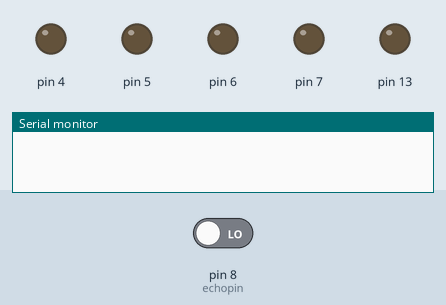
A sketch run on a simulated Arduino Uno, built with avr-gcc and run on an emulated ATmega328P. On the bench: output pins drawn as LEDs (lit = HIGH), the last lines printed to the serial monitor. Inputs (shaded band) come from the test bench; at power-on: pin 8 (echopin) LOW. Pins used as bus, display or sensor lines are not drawn.

Above: at 0.1 s.
At 1.1 s:
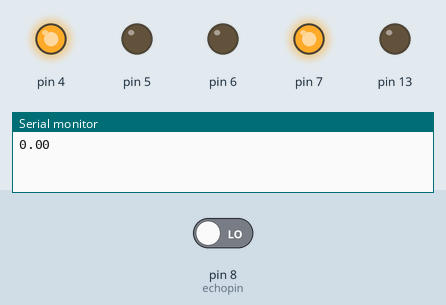
Timing chart, 0 to 2.6 s (numbered marks = the images above):
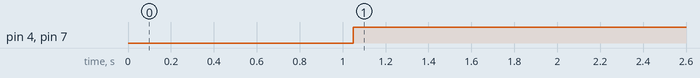

The sketch:

Obstacle_avoid.ino
```cpp
/*
   Code for self-driving car
*/
#define echopin 8 //Echo pin
#define trigpin 9 //Trigger pin

int maximumRange = 30;
float duration, distance;

void setup() {
  Serial.begin (9600);
  pinMode(trigpin, OUTPUT);
  pinMode(echopin, INPUT);
  pinMode(4, OUTPUT);
  pinMode(5, OUTPUT);
  pinMode(13, OUTPUT);
  pinMode(6, OUTPUT);
  pinMode(7, OUTPUT);
}

void loop()
{
  {
    digitalWrite(trigpin, LOW);
    delayMicroseconds(2);
    digitalWrite(trigpin, HIGH);
    delayMicroseconds(10);
    duration = pulseIn (echopin, HIGH);
    distance = duration / 58.2;
    delay (50);
    Serial.println(distance);
  }

  if (distance >= 30) {

    digitalWrite (4, HIGH);
    digitalWrite (5, HIGH);
    digitalWrite (6, LOW);
    digitalWrite (7, LOW);
    delay (500);

  } else {

    digitalWrite (4, HIGH);
    digitalWrite (5, LOW);
    digitalWrite (6, LOW);
    digitalWrite (7, HIGH);
    delay (2000);

  }


}
```

Measured:
- by itself, pin 4, pin 7: LOW → HIGH at 1.1 s
